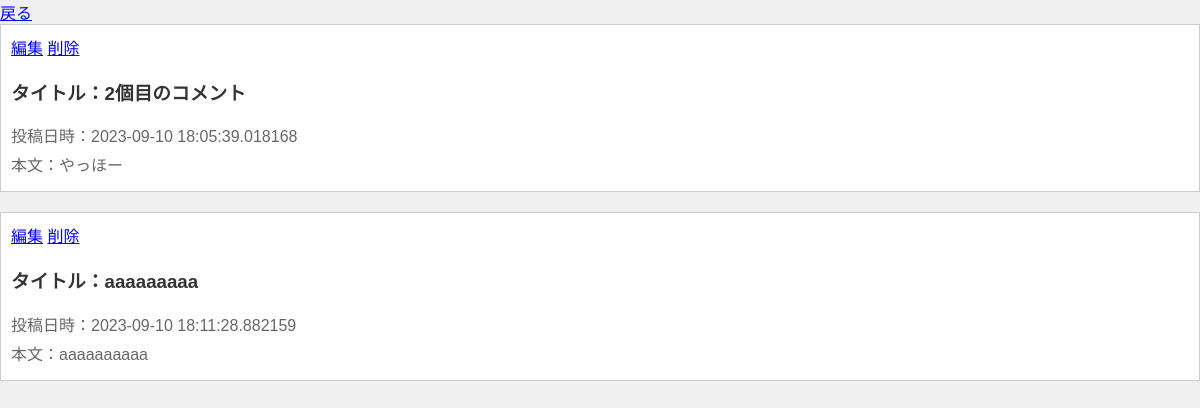
Before: /mypage (signed in) with the older database file.
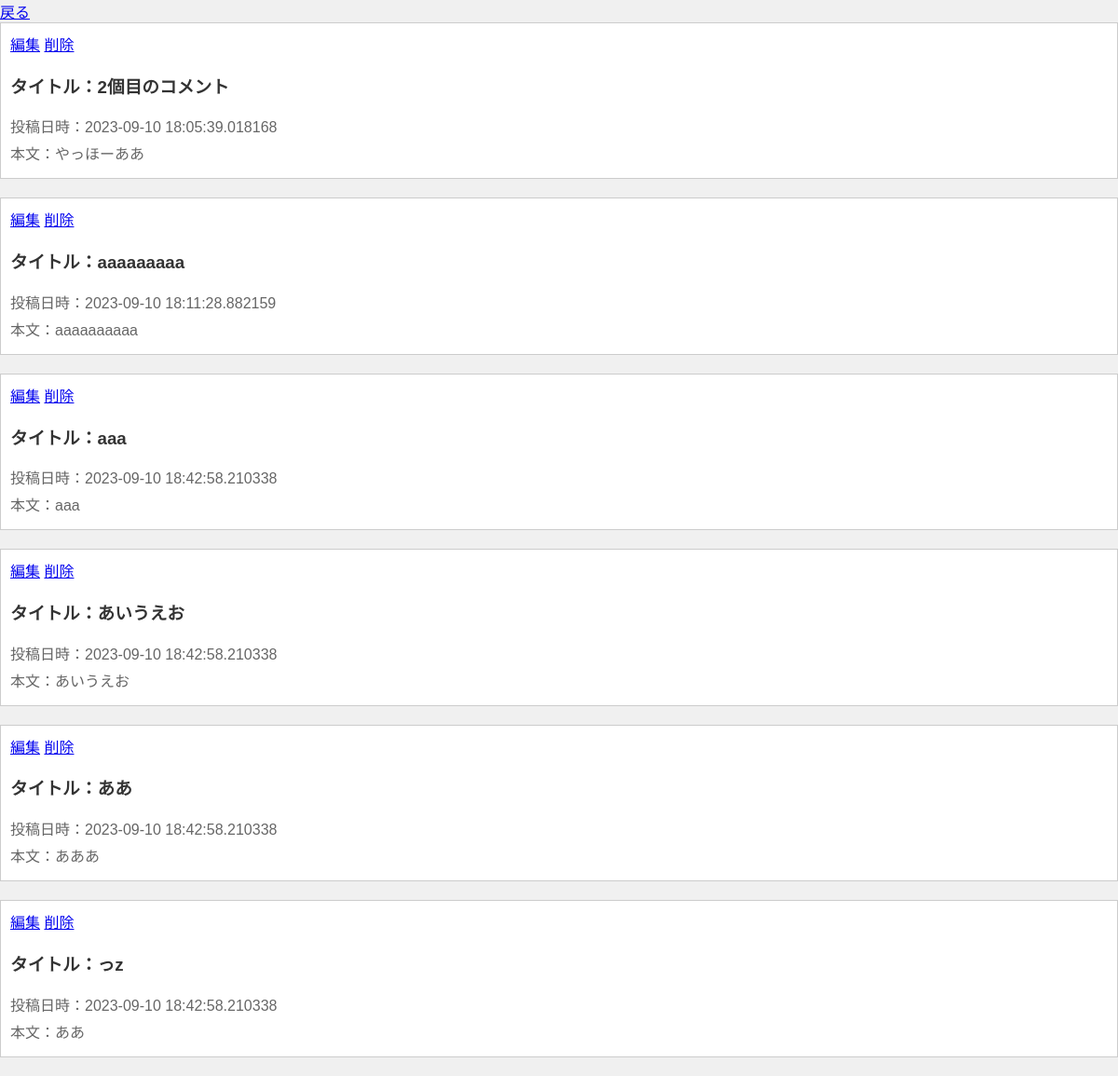
After: the same page with the newer database file.
### app.py (models this page shows)
class Post(db.Model):
    __tablename__ = 'post'
    id = db.Column(db.Integer, primary_key=True)
    username = db.Column(db.String(30), nullable=False)
    title = db.Column(db.String(50), nullable=False)
    body = db.Column(db.String(300), nullable=False)
    created_at = db.Column(db.DateTime, nullable=False, default=datetime.now(pytz.timezone('Asia/Tokyo')))

### app.py (the view)
@app.route('/mypage', methods=['GET', 'POST'])
@login_required
def mypage():
    if request.method == 'GET':
        posts = Post.query.filter_by(username = current_user.username).all()
        return render_template('mypage.html', posts=posts)

### app.py (called while the page is built)
@login_manager.user_loader
def load_user(user_id):
    return User.query.get(int(user_id))

### templates/mypage.html
{% extends "base.html" %}
{% block style %}
<link rel="stylesheet" href="{{ url_for('static', filename='css/get.css') }}">
{% endblock %}
{% block content %}
<a href="/index">戻る</a>
<div class="post-list">
    {% for post in posts %}
    <article class="post">
        <div class="post-actions">
            <a href="/{{post.id}}/update" role="button" class="edit-button">編集</a>
            <a href="/{{post.id}}/delete" role="button" class="delete-button">削除</a>
        </div>
        <h3 class="post-title">タイトル：{{ post.title }}</h3>
        <p class="post-date">投稿日時：{{ post.created_at }}</p>
        <p class="post-body">本文：{{ post.body }}</p>
    </article>
    {% endfor %}
</div>
{% endblock %}

Changed rows visible on the page:
changed Post "2個目のコメント": body "やっほー" → "やっほーああ"
added Post: title "aaa", created_at "2023-09-10 18:42:58.210338", body "aaa"
added Post: title "あいうえお", created_at "2023-09-10 18:42:58.210338", body "あいうえお"
added Post: title "ああ", created_at "2023-09-10 18:42:58.210338", body "あああ"
added Post: title "っz", created_at "2023-09-10 18:42:58.210338", body "ああ"
